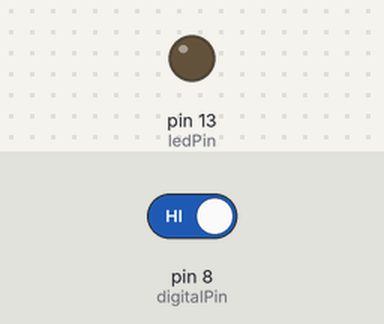
The sketch below on a simulated Arduino Uno, built with avr-gcc and run on an emulated ATmega328P. Parts: output pins drawn as LEDs (lit = HIGH). The test bench sets the inputs (shaded band); at power-on: pin 8 (digitalPin) HIGH.

Above: at 1.2 s.
1.3 s: pin 8 (digitalPin) driven LOW
At 2.5 s:
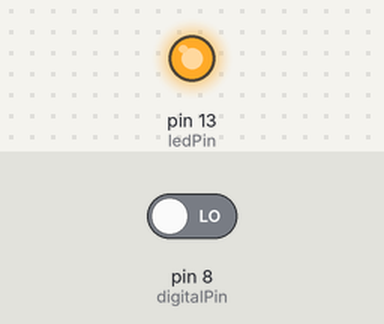
2.8 s: pin 8 (digitalPin) driven HIGH
At 3.6 s:
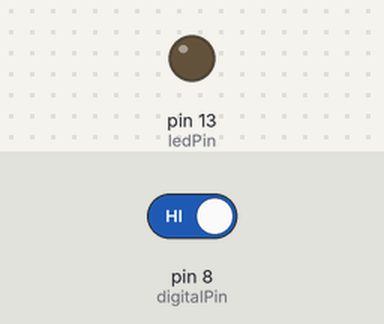
Timing chart, 0 to 5.8 s (numbered marks = the images above; inputs shaded):
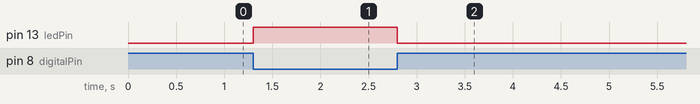

The sketch:

_23_IR_Infrared.ino
```cpp
// https://www.arduinoall.com/article/223/23-arduino-สอนใช้งาน-arduino-เซนเซอร์ตรวจจับวัตถุ-แบบแสงอินฟาเรด

//Example By ArduinoAll
int ledPin = 13;
int digitalPin = 8;
int val = 0;
void setup() {
  pinMode(ledPin, OUTPUT);
  pinMode(digitalPin, INPUT);
  Serial.begin(9600);
}

void loop() {
  val = digitalRead(digitalPin);//อ่านค่าสัญญาณ digital ขา8 ที่ต่อกับ เซ็นเซอร์ตรวจจับวัตถุ IR Infrared
  if (val == 0) { // ค่า เป็น 0 แสดงว่าตรวจพบวัตถุ
    digitalWrite(ledPin, 1); // เปิดไฟ LED
  }
  else {
    digitalWrite(ledPin, 0); // ปิดไฟ LED
  }
  delay(100);
}
```

Measured:
- after the input at 1.3 s, pin 13 (ledPin): LOW → HIGH at once
- after the input at 2.8 s, pin 13 (ledPin): HIGH → LOW at once
